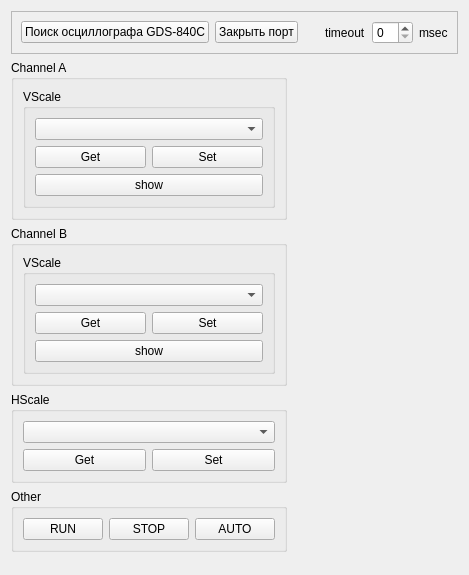
<?xml version="1.0" encoding="UTF-8"?>
<ui version="4.0">
 <class>Oscilloscope_GDS_840C</class>
 <widget class="QWidget" name="Oscilloscope_GDS_840C">
  <property name="geometry">
   <rect>
    <x>0</x>
    <y>0</y>
    <width>469</width>
    <height>567</height>
   </rect>
  </property>
  <property name="windowTitle">
   <string>Form</string>
  </property>
  <layout class="QHBoxLayout" name="horizontalLayout">
   <item>
    <layout class="QVBoxLayout" name="verticalLayout_3"/>
   </item>
   <item>
    <layout class="QVBoxLayout" name="verticalLayout_2">
     <item>
      <widget class="QFrame" name="frame">
       <property name="sizePolicy">
        <sizepolicy hsizetype="Preferred" vsizetype="Fixed">
         <horstretch>0</horstretch>
         <verstretch>0</verstretch>
        </sizepolicy>
       </property>
       <property name="frameShape">
        <enum>QFrame::StyledPanel</enum>
       </property>
       <property name="frameShadow">
        <enum>QFrame::Raised</enum>
       </property>
       <layout class="QHBoxLayout" name="horizontalLayout_3">
        <item>
         <widget class="QPushButton" name="btn_find_device">
          <property name="text">
           <string>Поиск осциллографа GDS-840C</string>
          </property>
         </widget>
        </item>
        <item>
         <widget class="QPushButton" name="btn_close_port">
          <property name="text">
           <string>Закрыть порт</string>
          </property>
         </widget>
        </item>
        <item>
         <spacer name="horizontalSpacer">
          <property name="orientation">
           <enum>Qt::Horizontal</enum>
          </property>
          <property name="sizeHint" stdset="0">
           <size>
            <width>40</width>
            <height>20</height>
           </size>
          </property>
         </spacer>
        </item>
        <item>
         <widget class="QLabel" name="label">
          <property name="text">
           <string>timeout</string>
          </property>
         </widget>
        </item>
        <item>
         <widget class="QSpinBox" name="sb_timeout"/>
        </item>
        <item>
         <widget class="QLabel" name="label_2">
          <property name="text">
           <string>msec</string>
          </property>
         </widget>
        </item>
       </layout>
      </widget>
     </item>
     <item>
      <layout class="QGridLayout" name="gridLayout">
       <item row="2" column="0">
        <widget class="QGroupBox" name="groupBox_5">
         <property name="title">
          <string>HScale</string>
         </property>
         <layout class="QVBoxLayout" name="verticalLayout">
          <item>
           <widget class="QComboBox" name="cb_hscale"/>
          </item>
          <item>
           <layout class="QGridLayout" name="gridLayout_4">
            <item row="0" column="0">
             <widget class="QPushButton" name="btn_get_hscale">
              <property name="text">
               <string>Get</string>
              </property>
             </widget>
            </item>
            <item row="0" column="1">
             <widget class="QPushButton" name="btn_set_hscale">
              <property name="text">
               <string>Set</string>
              </property>
             </widget>
            </item>
           </layout>
          </item>
         </layout>
        </widget>
       </item>
       <item row="0" column="1" rowspan="7">
        <widget class="GrapherBox" name="grapher_widget" native="true"/>
       </item>
       <item row="3" column="0">
        <widget class="QGroupBox" name="groupBox_6">
         <property name="title">
          <string>Other</string>
         </property>
         <layout class="QHBoxLayout" name="horizontalLayout_4">
          <item>
           <widget class="QPushButton" name="btn_run">
            <property name="text">
             <string>RUN</string>
            </property>
           </widget>
          </item>
          <item>
           <widget class="QPushButton" name="btn_stop">
            <property name="text">
             <string>STOP</string>
            </property>
           </widget>
          </item>
          <item>
           <widget class="QPushButton" name="btn_auto">
            <property name="text">
             <string>AUTO</string>
            </property>
           </widget>
          </item>
         </layout>
        </widget>
       </item>
       <item row="5" column="0">
        <spacer name="verticalSpacer_3">
         <property name="orientation">
          <enum>Qt::Vertical</enum>
         </property>
         <property name="sizeHint" stdset="0">
          <size>
           <width>20</width>
           <height>40</height>
          </size>
         </property>
        </spacer>
       </item>
       <item row="0" column="0">
        <widget class="QGroupBox" name="groupBox">
         <property name="title">
          <string>Channel A</string>
         </property>
         <layout class="QHBoxLayout" name="horizontalLayout_2">
          <item>
           <widget class="QGroupBox" name="groupBox_3">
            <property name="title">
             <string>VScale</string>
            </property>
            <layout class="QVBoxLayout" name="verticalLayout_4">
             <item>
              <layout class="QGridLayout" name="gridLayout_2">
               <item row="1" column="1">
                <widget class="QPushButton" name="btn_set_vscale_A">
                 <property name="text">
                  <string>Set</string>
                 </property>
                </widget>
               </item>
               <item row="1" column="0">
                <widget class="QPushButton" name="btn_get_vscale_A">
                 <property name="text">
                  <string>Get</string>
                 </property>
                </widget>
               </item>
               <item row="0" column="0" colspan="2">
                <widget class="QComboBox" name="cb_vscale_A"/>
               </item>
              </layout>
             </item>
             <item>
              <widget class="QPushButton" name="btn_show_A">
               <property name="text">
                <string>show</string>
               </property>
              </widget>
             </item>
            </layout>
           </widget>
          </item>
         </layout>
        </widget>
       </item>
       <item row="1" column="0">
        <widget class="QGroupBox" name="groupBox_2">
         <property name="title">
          <string>Channel B</string>
         </property>
         <layout class="QHBoxLayout" name="horizontalLayout_5">
          <item>
           <widget class="QGroupBox" name="groupBox_4">
            <property name="title">
             <string>VScale</string>
            </property>
            <layout class="QVBoxLayout" name="verticalLayout_5">
             <item>
              <layout class="QGridLayout" name="gridLayout_3">
               <item row="0" column="0" colspan="2">
                <widget class="QComboBox" name="cb_vscale_B"/>
               </item>
               <item row="1" column="1">
                <widget class="QPushButton" name="btn_set_vscale_B">
                 <property name="text">
                  <string>Set</string>
                 </property>
                </widget>
               </item>
               <item row="1" column="0">
                <widget class="QPushButton" name="btn_get_vscale_B">
                 <property name="text">
                  <string>Get</string>
                 </property>
                </widget>
               </item>
              </layout>
             </item>
             <item>
              <widget class="QPushButton" name="btn_show_B">
               <property name="text">
                <string>show</string>
               </property>
              </widget>
             </item>
            </layout>
           </widget>
          </item>
         </layout>
        </widget>
       </item>
      </layout>
     </item>
    </layout>
   </item>
   <item>
    <layout class="QVBoxLayout" name="fake_layout"/>
   </item>
  </layout>
 </widget>
 <customwidgets>
  <customwidget>
   <class>GrapherBox</class>
   <extends>QWidget</extends>
   <header>grapherbox.hpp</header>
   <container>1</container>
  </customwidget>
 </customwidgets>
 <tabstops>
  <tabstop>btn_find_device</tabstop>
  <tabstop>btn_close_port</tabstop>
  <tabstop>sb_timeout</tabstop>
  <tabstop>cb_vscale_A</tabstop>
  <tabstop>btn_get_vscale_A</tabstop>
  <tabstop>btn_set_vscale_A</tabstop>
  <tabstop>btn_show_A</tabstop>
  <tabstop>cb_vscale_B</tabstop>
  <tabstop>btn_get_vscale_B</tabstop>
  <tabstop>btn_set_vscale_B</tabstop>
  <tabstop>btn_show_B</tabstop>
  <tabstop>cb_hscale</tabstop>
  <tabstop>btn_get_hscale</tabstop>
  <tabstop>btn_set_hscale</tabstop>
  <tabstop>btn_run</tabstop>
  <tabstop>btn_stop</tabstop>
  <tabstop>btn_auto</tabstop>
 </tabstops>
 <resources/>
 <connections/>
</ui>
